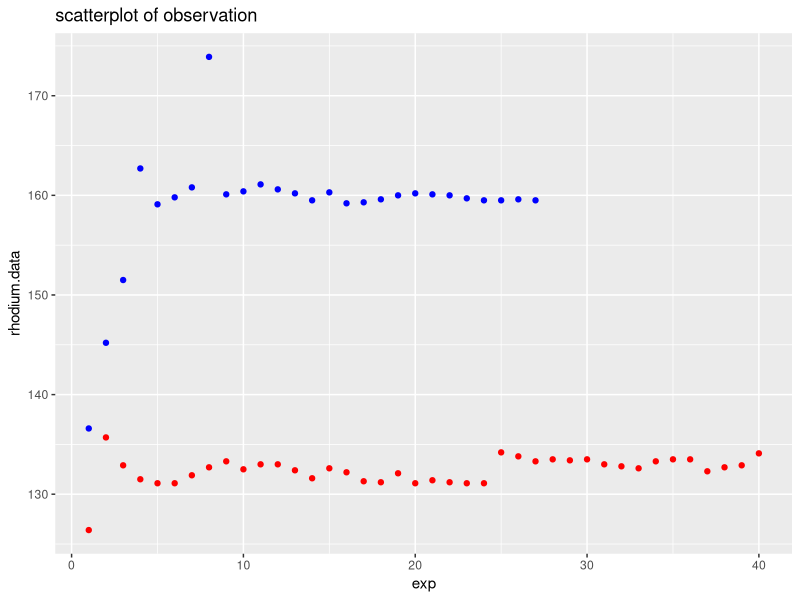
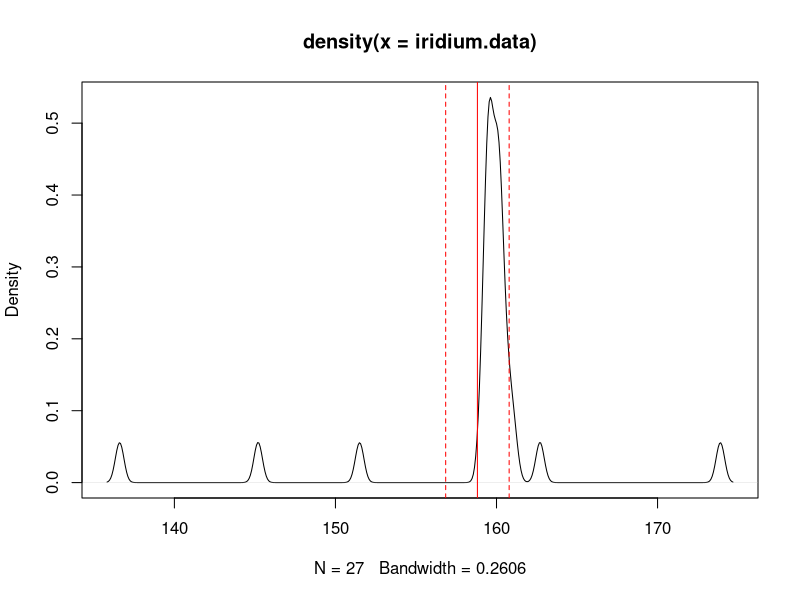
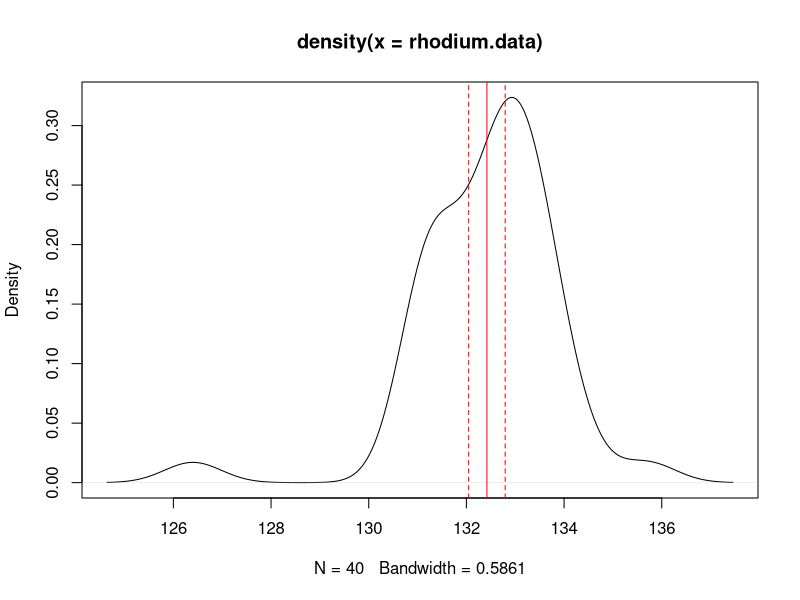
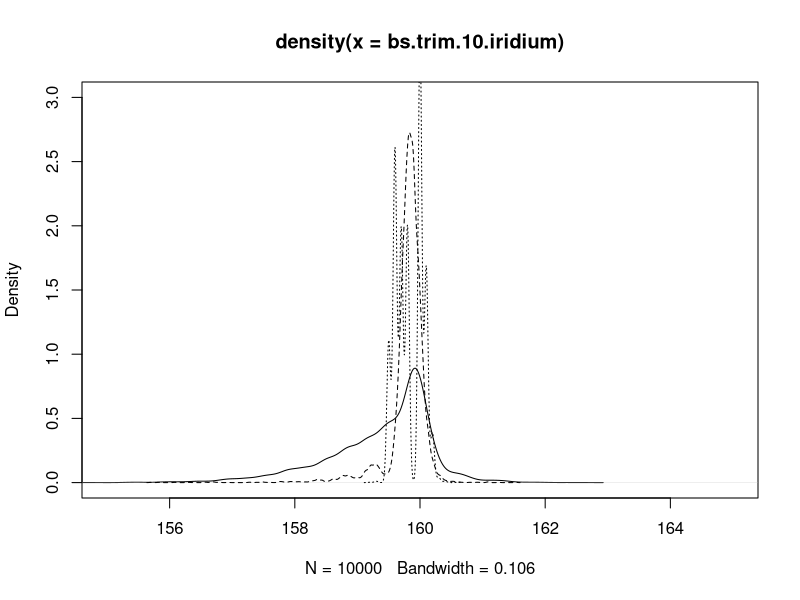
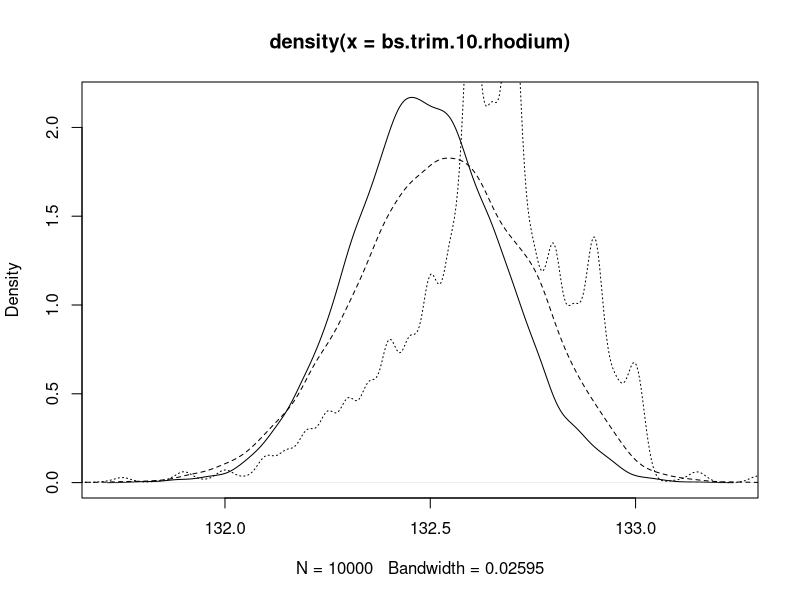

Reproduce these figures in R, in order.
## ---- chunk 1
knitr::opts_chunk$set(echo = TRUE)
## ---- chunk 2
library(ggplot2)
library(sfsmisc)
library(tidyverse)
library(reshape2)

iridium.data = c(136.6, 145.2, 151.5, 162.7, 159.1, 159.8, 160.8, 173.9, 160.1, 160.4, 
                 161.1, 160.6, 160.2, 159.5, 160.3, 159.2, 159.3, 159.6, 160.0, 160.2, 
                 160.1, 160.0, 159.7, 159.5, 159.5, 159.6, 159.5)

rhodium.data = c(126.4, 135.7, 132.9, 131.5, 131.1, 131.1, 131.9, 132.7, 133.3, 132.5, 
                 133.0, 133.0, 132.4, 131.6, 132.6, 132.2, 131.3, 131.2, 132.1, 131.1, 
                 131.4, 131.2, 131.1, 131.1, 134.2, 133.8, 133.3, 133.5, 133.4, 133.5, 
                 133.0, 132.8, 132.6, 133.3, 133.5, 133.5, 132.3, 132.7, 132.9, 134.1)
## ---- chunk 3
rhodium_df <- data.frame(rhodium.data)
rhodium_df$exp <- c(1:length(rhodium.data))
iridium_df <- data.frame(iridium.data)
iridium_df$exp <- c(1:length(iridium.data))

ggplot() +
  geom_point(data=rhodium_df, aes(x=exp, y=rhodium.data), color="red") +
  geom_point(data=iridium_df, aes(x=exp, y=iridium.data), color="blue") +
  labs(title="scatterplot of observation",
       xlab="experiment",
       ylab="value")
## ---- chunk 4
# iridium
n=length(iridium.data)
(mean.ci.low.iridium =mean(iridium.data) - sd(iridium.data) * qnorm(0.95)/sqrt(n))

(mean.ci.high.iridium =mean(iridium.data) + sd(iridium.data) * qnorm(0.95)/sqrt(n))

plot(density(iridium.data))
abline(v=mean(iridium.data), col="red")
abline(v=mean.ci.low.iridium, col="red", lty="dashed")
abline(v=mean.ci.high.iridium, col="red", lty="dashed")

# rhodium
n=length(rhodium.data)
(mean.ci.low.rhodium =mean(rhodium.data) - sd(rhodium.data) * qnorm(0.95)/sqrt(n))

(mean.ci.high.rhodium =mean(rhodium.data) + sd(rhodium.data) * qnorm(0.95)/sqrt(n))

plot(density(rhodium.data))
abline(v=mean(rhodium.data), col="red")
abline(v=mean.ci.low.rhodium, col="red", lty="dashed")
abline(v=mean.ci.high.rhodium, col="red", lty="dashed")
## ---- chunk 5
computeBootstrapDist = function(data, estimator, B=10000) {
  n=length(data)
  bootstrap.data = matrix(sample(data, B*n, replace=T), nrow=B, ncol=n)
  bs.estimates = apply(bootstrap.data, 1, function(x) {
    estimator(x)
  })
  return(bs.estimates)
  }

# iridium
bs.trim.10.iridium = computeBootstrapDist(iridium.data, function(x){mean(x, trim=0.1)})

se.trim.10 = sd(bs.trim.10.iridium)

bs.trim.20.iridium = computeBootstrapDist(iridium.data, function(x){mean(x, trim=0.2)})
                                                          se.trim.20 = sd(bs.trim.20.iridium)
bs.median.iridium =computeBootstrapDist(iridium.data, function(x){median(x)})
se.median = sd(bs.median.iridium)
(ses = list(se.trim.10=se.trim.10, se.trim.20=se.trim.20, se.median=se.median))

plot(density(bs.trim.10.iridium), ylim=c(0,3), xlim=c(155,165))
lines(density(bs.trim.20.iridium), lty="dashed")
lines(density(bs.median.iridium), lty="dotted")

# rhodium
bs.trim.10.rhodium =computeBootstrapDist(rhodium.data, function(x){mean(x, trim=0.1)})
se.trim.10 = sd(bs.trim.10.rhodium)
bs.trim.20.rhodium =computeBootstrapDist(rhodium.data, function(x){mean(x, trim=0.2)})
se.trim.20 = sd(bs.trim.20.rhodium)
bs.median.rhodium =computeBootstrapDist(rhodium.data, function(x){median(x)})
se.median = sd(bs.median.rhodium)
(ses = list(se.trim.10=se.trim.10, se.trim.20=se.trim.20, se.median=se.median))

plot(density(bs.trim.10.rhodium))
lines(density(bs.trim.20.rhodium), lty="dashed")
lines(density(bs.median.rhodium), lty="dotted")
